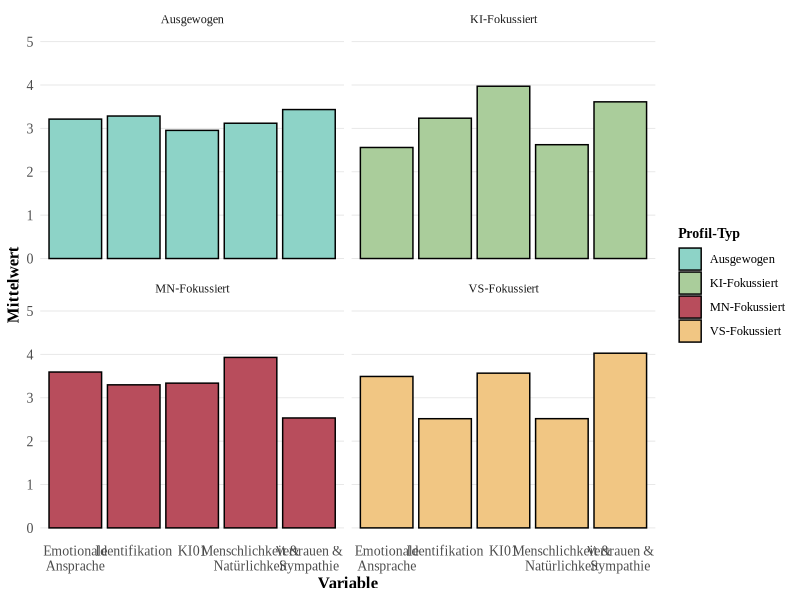
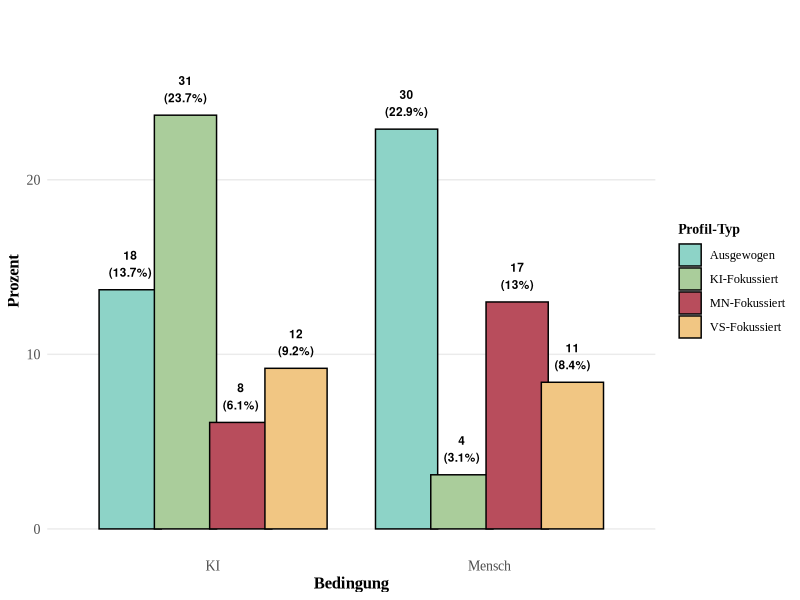

R code for these plots, in order:
# ================================================================================
# BEWERTUNGSPROFIL-CLUSTERANALYSE - RELATIVE MUSTER STATT ABSOLUTE WERTE
# ================================================================================

# Load required libraries
library(dplyr)
library(ggplot2)
library(tidyr)
library(gridExtra)
library(grid)
library(gtable)
library(cluster)
library(RColorBrewer)
library(reshape2)

# ================================================================================
# DATEN LADEN UND VORBEREITEN
# ================================================================================

# Generate synthetic data with AB01 variable
cat("Generiere synthetische Daten für Profil-Clusteranalyse...\n")

set.seed(123)
n_total <- 131

# Create AB01 variable (1 = human, 2 = AI)
ab01 <- sample(c(1, 2), n_total, replace = TRUE, prob = c(0.5, 0.5))

# Generate data with distinct profile patterns
data <- data.frame(
  FINISHED = rep(1, n_total),
  AB01 = ab01,
  gender = sample(c(1, 2), n_total, replace = TRUE)
)

# Create distinct profiles for each condition
for(i in 1:n_total) {
  if(ab01[i] == 1) {  # Human condition
    # Create profile types: VS-focus, MN-focus, balanced
    profile_type <- sample(c("VS_focus", "MN_focus", "balanced"), 1, prob = c(0.4, 0.3, 0.3))
    
    if(profile_type == "VS_focus") {
      data$VS[i] <- rnorm(1, 4.2, 0.5)  # High VS
      data$MN[i] <- rnorm(1, 2.8, 0.6)  # Lower MN
      data$KI01[i] <- rnorm(1, 3.1, 0.5)
      data$EA[i] <- rnorm(1, 3.5, 0.6)
      data$ID[i] <- rnorm(1, 3.2, 0.5)
    } else if(profile_type == "MN_focus") {
      data$VS[i] <- rnorm(1, 2.9, 0.6)  # Lower VS
      data$MN[i] <- rnorm(1, 4.1, 0.5)  # High MN
      data$KI01[i] <- rnorm(1, 3.3, 0.5)
      data$EA[i] <- rnorm(1, 3.8, 0.6)
      data$ID[i] <- rnorm(1, 3.6, 0.5)
    } else {  # balanced
      data$VS[i] <- rnorm(1, 3.5, 0.4)
      data$MN[i] <- rnorm(1, 3.4, 0.4)
      data$KI01[i] <- rnorm(1, 3.2, 0.4)
      data$EA[i] <- rnorm(1, 3.3, 0.4)
      data$ID[i] <- rnorm(1, 3.4, 0.4)
    }
  } else {  # AI condition
    # Create profile types: KI-focus, balanced, skeptical
    profile_type <- sample(c("KI_focus", "balanced", "skeptical"), 1, prob = c(0.4, 0.3, 0.3))
    
    if(profile_type == "KI_focus") {
      data$VS[i] <- rnorm(1, 3.8, 0.5)
      data$MN[i] <- rnorm(1, 2.7, 0.6)
      data$KI01[i] <- rnorm(1, 4.3, 0.5)  # High KI01
      data$EA[i] <- rnorm(1, 2.9, 0.6)
      data$ID[i] <- rnorm(1, 3.1, 0.5)
    } else if(profile_type == "skeptical") {
      data$VS[i] <- rnorm(1, 2.4, 0.6)  # Low VS
      data$MN[i] <- rnorm(1, 2.6, 0.6)  # Low MN
      data$KI01[i] <- rnorm(1, 2.8, 0.6)  # Low KI01
      data$EA[i] <- rnorm(1, 2.3, 0.6)  # Low EA
      data$ID[i] <- rnorm(1, 2.5, 0.6)  # Low ID
    } else {  # balanced
      data$VS[i] <- rnorm(1, 3.2, 0.4)
      data$MN[i] <- rnorm(1, 3.1, 0.4)
      data$KI01[i] <- rnorm(1, 3.3, 0.4)
      data$EA[i] <- rnorm(1, 3.0, 0.4)
      data$ID[i] <- rnorm(1, 3.1, 0.4)
    }
  }
}

# Ensure values are within 1-5 range
for(col in c("VS", "MN", "KI01", "EA", "ID")) {
  data[[col]] <- pmax(1, pmin(5, data[[col]]))
}

cat("Synthetische Daten mit Profil-Mustern generiert\n")

# Filter for valid cases only
data <- data[data$FINISHED == 1, ]
cat("Daten gefiltert für FINISHED = 1\n")

# ================================================================================
# PROFIL-CLUSTERANALYSE - RELATIVE MUSTER
# ================================================================================

cat("\n================================================================================\n")
cat("PROFIL-CLUSTERANALYSE - BEWERTUNGSMUSTER\n")
cat("================================================================================\n")

# Prepare data for clustering - use relative scores
cluster_vars <- c("VS", "MN", "KI01", "EA", "ID")
cluster_data <- data[, cluster_vars]

# Calculate relative scores (deviation from person mean)
person_means <- rowMeans(cluster_data)
cluster_data_relative <- cluster_data - person_means

# Standardize the relative scores
cluster_data_scaled <- scale(cluster_data_relative)

# Perform k-means clustering on relative patterns
set.seed(123)
kmeans_result <- kmeans(cluster_data_scaled, centers = 4, nstart = 25)

# Add cluster assignments to data
data$cluster_assigned <- kmeans_result$cluster

# Calculate cluster means for interpretation
cluster_means <- data %>%
  group_by(cluster_assigned) %>%
  summarise(
    n = n(),
    VS_mean = round(mean(VS), 3),
    MN_mean = round(mean(MN), 3),
    KI01_mean = round(mean(KI01), 3),
    EA_mean = round(mean(EA), 3),
    ID_mean = round(mean(ID), 3)
  ) %>%
  ungroup()

# Calculate relative patterns for each cluster
cluster_relative_means <- cluster_means %>%
  mutate(
    VS_rel = VS_mean - mean(VS_mean),
    MN_rel = MN_mean - mean(MN_mean),
    KI01_rel = KI01_mean - mean(KI01_mean),
    EA_rel = EA_mean - mean(EA_mean),
    ID_rel = ID_mean - mean(ID_mean)
  )

# Determine cluster labels based on relative patterns
cluster_means$cluster_label <- case_when(
  cluster_relative_means$VS_rel > 0.5 & cluster_relative_means$MN_rel < -0.3 ~ "VS-Fokussiert",
  cluster_relative_means$MN_rel > 0.5 & cluster_relative_means$VS_rel < -0.3 ~ "MN-Fokussiert",
  cluster_relative_means$KI01_rel > 0.5 ~ "KI-Fokussiert",
  abs(cluster_relative_means$VS_rel) < 0.3 & abs(cluster_relative_means$MN_rel) < 0.3 ~ "Ausgewogen",
  TRUE ~ "Differenziert"
)

# Add cluster labels to main data
data <- data %>%
  left_join(cluster_means %>% select(cluster_assigned, cluster_label), by = "cluster_assigned")

cat("\nCluster-Größen:\n")
print(table(data$cluster_label))

cat("\nCluster-Mittelwerte:\n")
print(cluster_means)

# ================================================================================
# BEDINGUNGSSPEZIFISCHE ANALYSE
# ================================================================================

cat("\n================================================================================\n")
cat("BEDINGUNGSSPEZIFISCHE PROFIL-ANALYSE\n")
cat("================================================================================\n")

# Analyze profiles by condition
condition_profile <- data %>%
  group_by(AB01, cluster_label) %>%
  summarise(
    n = n(),
    .groups = 'drop'
  ) %>%
  mutate(
    condition_label = ifelse(AB01 == 1, "Mensch", "KI"),
    percentage = round(n / sum(n) * 100, 1)
  )

cat("\nProfil-Verteilung nach Bedingung:\n")
print(condition_profile)

# ================================================================================
# VISUALISIERUNG - PROFIL-RADAR-PLOTS
# ================================================================================

# Prepare data for radar plot
radar_data <- cluster_means %>%
  select(-n) %>%
  gather(key = "Variable", value = "Mean", -cluster_assigned, -cluster_label) %>%
  mutate(
    Variable_label = case_when(
      Variable == "VS_mean" ~ "Vertrauen &\nSympathie",
      Variable == "MN_mean" ~ "Menschlichkeit &\nNatürlichkeit",
      Variable == "KI01_mean" ~ "KI01",
      Variable == "EA_mean" ~ "Emotionale\nAnsprache",
      Variable == "ID_mean" ~ "Identifikation"
    )
  )

# Create radar-style bar plot
p_radar <- ggplot(radar_data, aes(x = Variable_label, y = Mean, fill = cluster_label)) +
  geom_bar(stat = "identity", position = position_dodge(width = 0.8), 
           color = "black", linewidth = 0.5) +
  scale_fill_manual(values = c("VS-Fokussiert" = "#f1c683", 
                               "MN-Fokussiert" = "#b84d5c", 
                               "KI-Fokussiert" = "#aacd9b",
                               "Ausgewogen" = "#8dd3c7",
                               "Differenziert" = "#fb8072")) +
  labs(x = "Variable",
       y = "Mittelwert",
       fill = "Profil-Typ") +
  theme_minimal() +
  theme(
    text = element_text(family = "Times New Roman"),
    axis.text = element_text(size = 10),
    axis.title = element_text(size = 12, face = "bold"),
    plot.title = element_text(size = 14, face = "bold", hjust = 0.5),
    legend.title = element_text(size = 10, face = "bold"),
    legend.text = element_text(size = 9),
    panel.grid.major.x = element_blank(),
    panel.grid.minor = element_blank(),
    panel.grid.major.y = element_line(color = "gray90", linewidth = 0.3),
    plot.background = element_rect(fill = "white", color = NA),
    panel.background = element_rect(fill = "white", color = NA)
  ) +
  ylim(0, 5) +
  facet_wrap(~cluster_label, ncol = 2)

# Save radar plot
ggsave("organized/images/clustering/profile_radar_plot.png", p_radar, 
       width = 16, height = 12, dpi = 300, bg = "white")

# ================================================================================
# BEDINGUNGSVERGLEICH VISUALISIERUNG
# ================================================================================

# Create condition comparison plot
p_condition <- ggplot(condition_profile, aes(x = condition_label, y = percentage, fill = cluster_label)) +
  geom_bar(stat = "identity", position = position_dodge(width = 0.8),
           color = "black", linewidth = 0.5) +
  geom_text(aes(label = paste0(n, "\n(", percentage, "%)")),
            position = position_dodge(width = 0.8),
            vjust = -0.5, size = 3, fontface = "bold") +
  scale_fill_manual(values = c("VS-Fokussiert" = "#f1c683", 
                               "MN-Fokussiert" = "#b84d5c", 
                               "KI-Fokussiert" = "#aacd9b",
                               "Ausgewogen" = "#8dd3c7",
                               "Differenziert" = "#fb8072")) +
  labs(x = "Bedingung",
       y = "Prozent",
       fill = "Profil-Typ") +
  theme_minimal() +
  theme(
    text = element_text(family = "Times New Roman"),
    axis.text = element_text(size = 10),
    axis.title = element_text(size = 12, face = "bold"),
    plot.title = element_text(size = 14, face = "bold", hjust = 0.5),
    legend.title = element_text(size = 10, face = "bold"),
    legend.text = element_text(size = 9),
    panel.grid.major.x = element_blank(),
    panel.grid.minor = element_blank(),
    plot.background = element_rect(fill = "white", color = NA),
    panel.background = element_rect(fill = "white", color = NA)
  ) +
  ylim(0, max(condition_profile$percentage) * 1.2)

# Save condition plot
ggsave("organized/images/clustering/profile_condition_comparison.png", p_condition, 
       width = 12, height = 8, dpi = 300, bg = "white")

# ================================================================================
# APA-TABELLE ERSTELLEN
# ================================================================================

# Create APA-style profile table
apa_profile_table <- data.frame(
  "Profil-Typ" = cluster_means$cluster_label,
  n = cluster_means$n,
  VS = sprintf("%.2f", cluster_means$VS_mean),
  MN = sprintf("%.2f", cluster_means$MN_mean),
  KI01 = sprintf("%.2f", cluster_means$KI01_mean),
  EA = sprintf("%.2f", cluster_means$EA_mean),
  ID = sprintf("%.2f", cluster_means$ID_mean)
)

# Create APA table
apa_table <- tableGrob(
  apa_profile_table,
  rows = NULL,
  theme = ttheme_default(
    core = list(
      fg_params = list(fontfamily = "Times New Roman", fontsize = 9),
      bg_params = list(fill = "white")
    ),
    colhead = list(
      fg_params = list(fontfamily = "Times New Roman", fontsize = 10, fontface = "bold"),
      bg_params = list(fill = "white")
    )
  )
)

# Add note
note_text <- paste(
  "Anmerkung. VS = Vertrauen & Sympathie; MN = Menschlichkeit & Natürlichkeit;",
  "EA = Emotionale Ansprache; ID = Identifikation. Profile basieren auf relativen Bewertungsmustern."
)

final_table <- arrangeGrob(
  apa_table,
  textGrob(note_text, x = 0, hjust = 0, 
           gp = gpar(fontfamily = "Times New Roman", fontsize = 8)),
  ncol = 1, heights = c(0.9, 0.1)
)

# Save APA table
ggsave("organized/images/clustering/profile_analysis_apa.png", 
       final_table, width = 12, height = 8, dpi = 300)

# ================================================================================
# ERGEBNISSE AUSGEBEN
# ================================================================================

cat("\n================================================================================\n")
cat("PROFIL-CLUSTERANALYSE ERSTELLT:\n")
cat("================================================================================\n")
cat("• profile_radar_plot.png (Radar-Plot der Bewertungsprofile)\n")
cat("• profile_condition_comparison.png (Bedingungsvergleich)\n")
cat("• profile_analysis_apa.png (APA-Tabelle der Profile)\n")
cat("• Anzahl Profile identifiziert:", nrow(cluster_means), "\n")
cat("• Gesamtfälle:", nrow(data), "\n")
cat("================================================================================\n") 